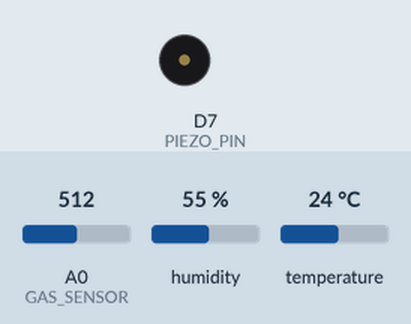
Simulated run of this sketch. Board: ESP8266 (NodeMCU). Shown: buzzer (waves = sounding). The test bench sets the inputs (shaded band); at power-on: A0 (GAS_SENSOR) = 512, humidity 55 %, temperature 24 °C. WiFi joins after 1.5 s; servers stay silent unless stated; network time is answered at once with the bench clock; uploads are accepted with an empty reply; the local clock reads 2024-03-15 10:24:30 at power-on unless the sketch sets it; what the sketch prints to the serial monitor is not drawn.

Above: at 2.9 s.
Timing chart, 0 to 4.4 s (numbered marks = the images above):
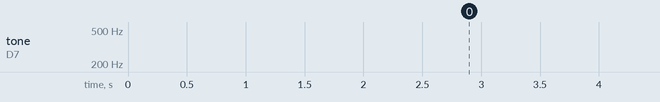

The sketch:

esp8266_server.ino
```cpp
#include <ESP8266WiFi.h>
#include <WiFiClientSecure.h>
#include <DHT.h>
#include <TimeLib.h>
#include <NTPClient.h>
#include <WiFiUdp.h>

#define GAS_SENSOR A0
#define DHT_PIN D5
#define PIEZO_PIN D7
#define DHTTYPE DHT11

const char* ssid = "Galaxy A325BAF";
const char* password = "tikaygay";
const char* host = "sensor-rest-api.herokuapp.com";

DHT dht(DHT_PIN, DHTTYPE);
WiFiUDP ntpUDP;
NTPClient timeClient(ntpUDP, "pool.ntp.org", 6*3600);

void setup()
{
  pinMode(GAS_SENSOR,INPUT);
  dht.begin();
  pinMode(PIEZO_PIN, OUTPUT);
  Serial.begin(115200);
  delay(10);
  Serial.println(); Serial.print("Connecting to ");
  Serial.println(ssid);

  WiFi.begin(ssid, password);

  while (WiFi.status() != WL_CONNECTED)
  {
    delay(500);
    Serial.print(".");
  }

  Serial.println("");
  Serial.println("WiFi connected");
  Serial.println("IP address: ");
  Serial.println(WiFi.localIP());
  timeClient.begin();
}

void loop()
{
  timeClient.update();
  time_t rawtime = timeClient.getEpochTime();
  struct tm * timeinfo;
  char buffer[80] = " ";
  timeinfo = localtime(&rawtime);
  strftime(buffer, 80, "%Y-%m-%d %H:%M:%S", timeinfo);
  String time = String(buffer);
  time.replace(" ", "%20");
  Serial.print("connecting to ");
  Serial.println(host);
  WiFiClient client;
  const int httpPort = 80;
  if (!client.connect(host, httpPort)) {
    Serial.println("connection failed");
    return;
  }
  String url = "/report";
  url += "?deviceId=";
  url += "9";
  url += "&temperature=";
  url += (int) dht.readTemperature();
  url += "&damp=";
  url += (int) dht.readHumidity();
  url += "&gas=";
  url += analogRead(GAS_SENSOR);
  url += "&date=";
  url += time;
  Serial.print("Requesting URL: ");
  Serial.println(url);
  String request = "GET " + url + " HTTP/1.1\r\n" +
                   "Host: " + host + "\r\n" +
                   "User-Agent: ESP8266\r\n" +
                   "Connection: close\r\n\r\n";
  client.print(request);
  String response = client.readString();
  Serial.println(response);
  client.stop();

  Serial.println();
  Serial.println("closing connection");
  if(analogRead(GAS_SENSOR) > 200) {
    for(int i = 0; i < 40; i++) {
      for (int frequency = 100; frequency < 2000; frequency += 10) {
        tone(PIEZO_PIN, frequency);
        delay(1);
      }
      for (int frequency = 2000; frequency > 100; frequency -= 10) {
        tone(PIEZO_PIN, frequency);
        delay(1);
      }
    }
  } else {
    delay(15200);
  }
  tone(PIEZO_PIN, 0);
}
```
